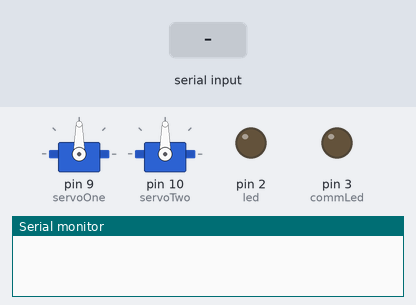
Bench run of a sketch on a simulated Arduino Uno, built with avr-gcc and run on an emulated ATmega328P. Parts: 2 × servo, output pins drawn as LEDs (lit = HIGH), the last lines printed to the serial monitor. Inputs (shaded band) come from the test bench.

Above: at 1.2 s.
1.3 s: "300\n" received over Serial
At 1.6 s:
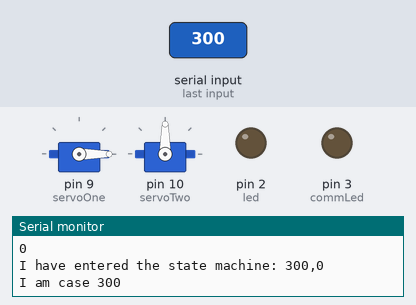
2.8 s: "100\n" received over Serial
4.4 s: "200\n" received over Serial
Timing chart, 0 to 7.4 s (numbered marks = the images above; inputs shaded):
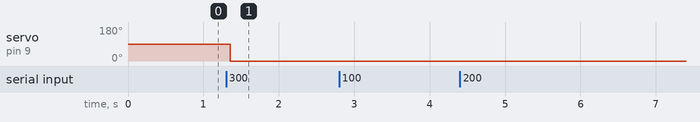

Measured:
- after the input at 1.3 s, servo on pin 9 (servoOne): 90° → 0° after 0.05 s

The sketch:

ServoCommand.ino
```cpp
#include <Servo.h>

int led = 2;
int commLed = 3;
Servo servoOne;
Servo servoTwo;
int servoOnePos;

int pinController;
boolean seekControl;
int pinAction;
boolean seekAction;

int serialInput;
boolean firstRun = true;
boolean pinCommand = false;

void setup() {
  // initialize the digital pin as an output.
  pinMode(led, OUTPUT);
  pinMode(commLed, OUTPUT);
  servoOne.attach(9);
  servoTwo.attach(10);
  Serial.begin(9600);
  Serial.setTimeout(50);
}

void loop(){
  seekControl = true;
  seekAction = true;
  //GetSerial();
  while(Serial.available() >0){
    if(seekControl){
      pinController = Serial.parseInt();
      Serial.println(pinController);
      seekControl = false;
    }
    if(seekAction){
      pinAction = Serial.parseInt();
      Serial.println(pinAction);
      seekAction = false;
    }
    int remainingByte = Serial.read();
    pinCommand = true;
  }
  if(pinCommand){
    PinStateMachine(pinController, pinAction);
    pinCommand = false;
  }
}

void PinStateMachine(int pinComm, int pinAct){
  Serial.print("I have entered the state machine: ");
  Serial.print(pinComm);
  Serial.print(",");
  Serial.println(pinAct);
  switch(pinComm){
    case 100:
    {
      Serial.println("I am in Case 100");
      //control red led state
      //GetSerial();
      switch(pinAct){
        case 0:
        {
          Serial.println("I should turn off red LED");
          digitalWrite(led, LOW);
          break;
        }
        case 1:
        {
          Serial.println("I should turn on red LED");
          digitalWrite(led, HIGH);
          break;
        }
      }
      break;
    }
    case 200:
    {
      Serial.println("I am case 200");
      //GetSerial();
      switch(pinAct){
        case 0:
        {
          Serial.println("I should turn off blue LED");
          digitalWrite(commLed, LOW);
          break;
        }
        case 1:
        {
          Serial.println("I should turn on blue LED");
          digitalWrite(commLed, HIGH);
          break;
        }
      }
      break;
    }
    case 300:
    {
      Serial.println("I am case 300");
      if(pinAct > 180){
        pinAct = 180;
      }
      if(pinAct < 0){
        pinAct = 0;
      }
      servoOne.write(pinAct);
      delay(500);
      break;
    }
    case 400:
    {
      Serial.println("I am case 400");
      if(pinAct > 180){
        pinAct = 180;
      }
      if(pinAct < 0){
        pinAct = 0;
      }
      servoTwo.write(pinAct);
      delay(500);
      break;
    }
  }
}
```
